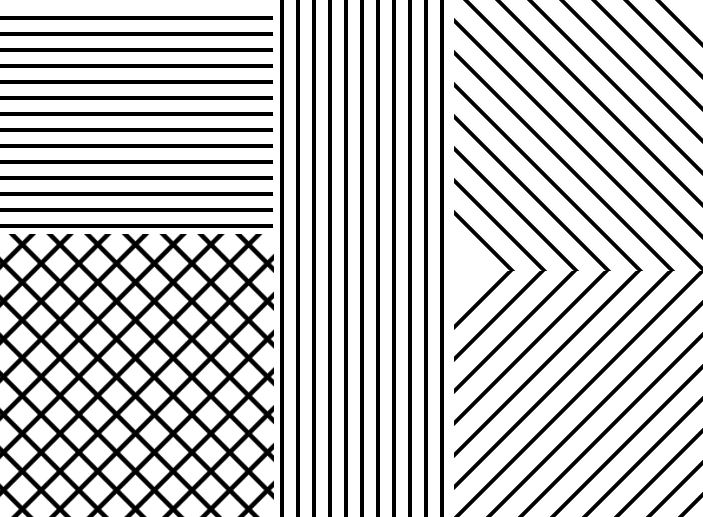
#> input picture images/synthetic.JPG, 703 x 517 px
$ python 27_Gabor_filters.py   (older library calls are emulated)
#> lines starting #> are read from the running program, lines starting #| are printed output that depends on the picture
# In the context of image processing and computer vision, these filters are used for
# texture analysis and edge detection and feature extraction

# These Gabor Filters are bandpass filters means they allow certain band of frequencies
# and reject other types

# You can think Gabor as gaussian and it can be 3D or multidimensional.

# It is a function of many parameters.

# suppose, (x,y) denotes the kernel size, theta=angle, lambda= wavelength, gamma= aspect ratio
# psi=

# g(x,y; sigma,theta,lambda,gamma,psi) =exp(-(x^2+gamma^2*y^2)/(2*sigma^2))*exp(i*((2*pi*x/lambda)+psi))

# g(.) stands for gabor

import numpy as np
import cv2
import matplotlib.pyplot as plt

ksize = 5 # it depends on image size and feature size
sigma=3
theta=1*(np.pi/4)
lamda =1*(np.pi/4)
gamma=0.5 # between 0 and 1 and when gamma=1 then it becomes circular
phi=0
# we can make filter bank and check various values of these parameters
# all these value depends what we want to extract from the image

kernel= cv2.getGaborKernel((ksize,ksize),sigma,theta,lamda,gamma,phi,ktype=cv2.CV_32F)

# ktype means once the kernel is generated how to store the numbers. 32F =float 32

# we have generated a gabor kernel

# visualize

#plt.imshow(kernel)
# plt.show()

# img=cv2.imread("images/BSE_Image.jpg")
# img=cv2.cvtColor(img,cv2.COLOR_BGR2GRAY)
#
# # cv2.imshow("Original",img)
# # cv2.waitKey(0)
# # cv2.destroyAllWindows()
#
# fimg=cv2.filter2D(img,cv2.CV_8UC3,kernel)
# #resize the kernel
#
# kernel_resized=cv2.resize(kernel,(400,400))
#
# cv2.imshow("Original",img)
# cv2.imshow("Filtered Image",fimg)
# cv2.imshow("Resized Kernel",kernel_resized)
# cv2.waitKey(0)
# cv2.destroyAllWindows()


img=cv2.imread("images/synthetic.JPG")
#> img is the input picture: shape (517, 703, 3); min 0, max 255, mean 195.4
img=cv2.cvtColor(img,cv2.COLOR_BGR2GRAY)
#> img: shape (517, 703)

# cv2.imshow("Original",img)
# cv2.waitKey(0)
# cv2.destroyAllWindows()

fimg=cv2.filter2D(img,cv2.CV_8UC3,kernel)
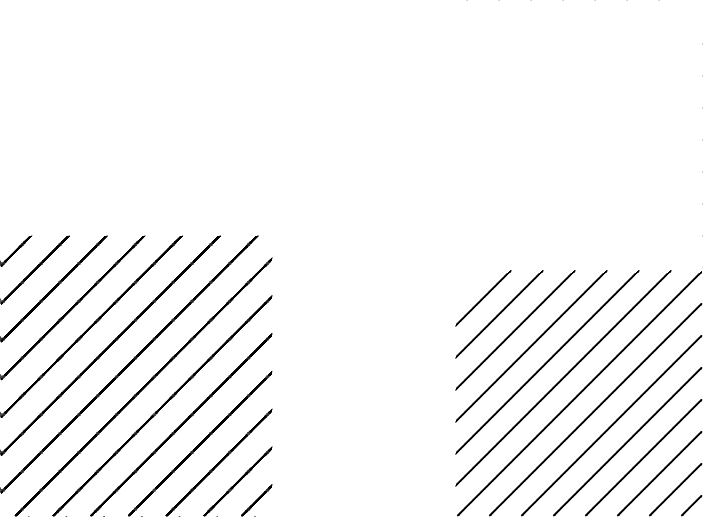
#> fimg: shape (517, 703); min 0, max 255, mean 246.1
#resize the kernel

kernel_resized=cv2.resize(kernel,(400,400))

cv2.imshow("Original",img)
cv2.imshow("Filtered Image",fimg)
cv2.imshow("Resized Kernel",kernel_resized)
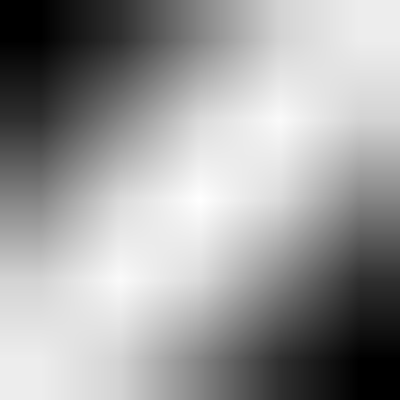
#> window 'Resized Kernel': shape (400, 400) float32; min -0.516, max 0.997, mean 0.42; drawn with min black and max white
cv2.waitKey(0)
cv2.destroyAllWindows()
